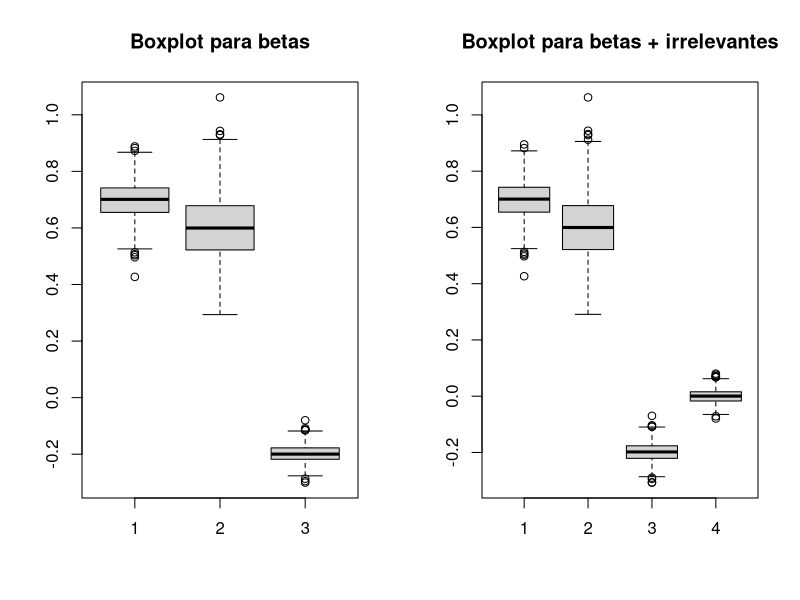
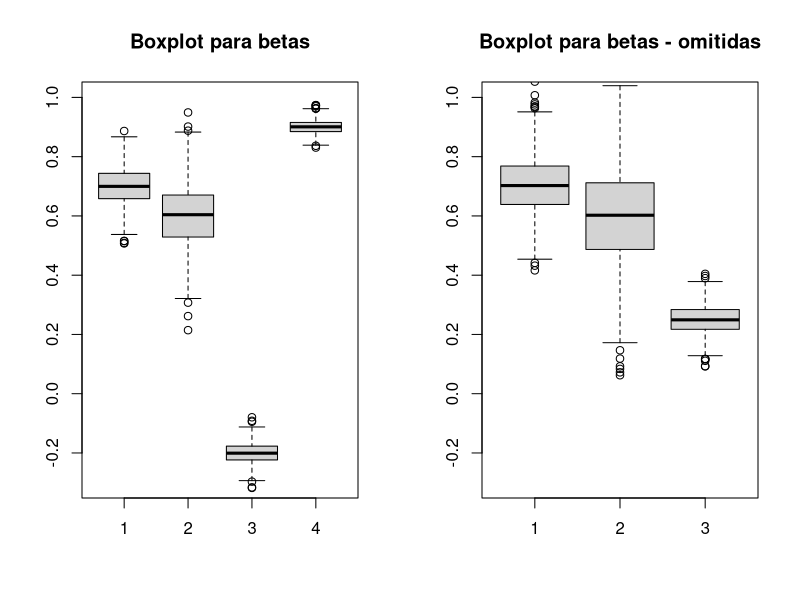
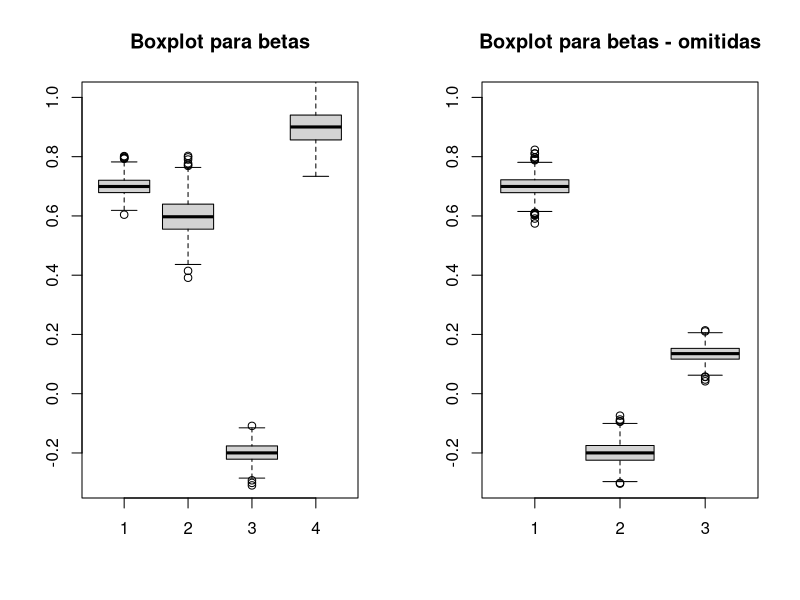
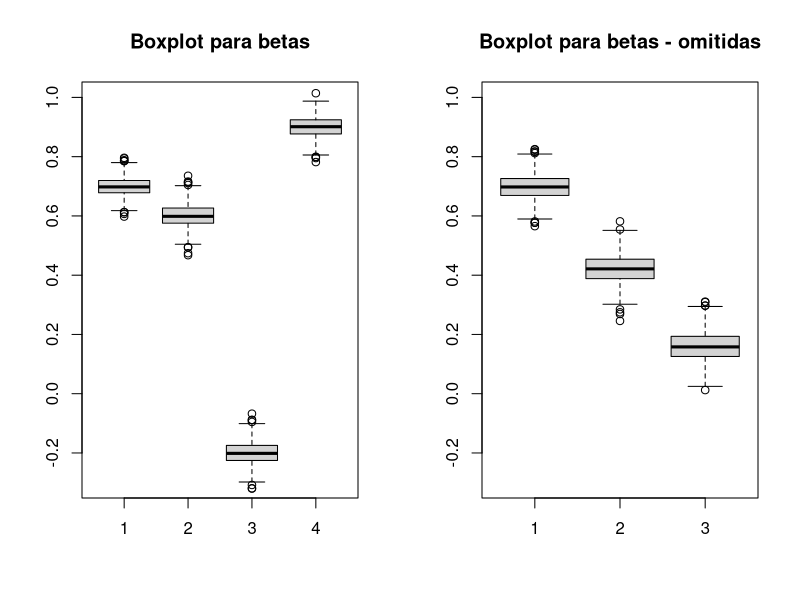
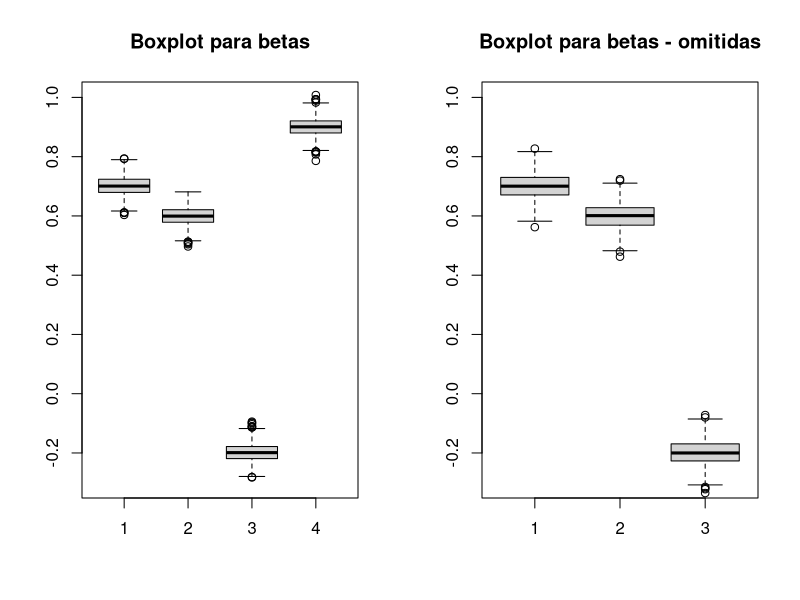
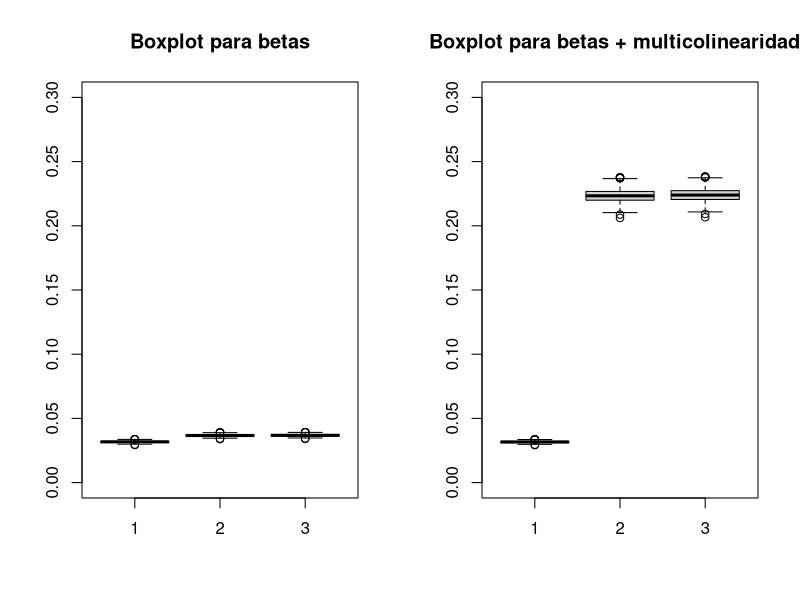

These figures' R source, in order:
## ---- chunk 1
#| echo: true
library(MASS)
n <- 1000
betas <- matrix(NA, ncol = 3, nrow = 1000)
betas_i <- matrix(NA, ncol = 4, nrow = 1000)
for (i in 1:1000) {
  u <- rnorm(n)
  x1 <- runif(n)
  x <- mvrnorm(n, mu = c(0,0), Sigma = matrix(c(1, 0.5, 0.5, 2), 2, 2))
  x2 <- x[,1]
  x3 <- x[,2]
  y <- 0.7 + 0.6*x1 - 0.2*x2 + u
  betas[i, ] <- coef(lm(y ~ x1 + x2))
  betas_i[i, ] <- coef(lm(y ~ x1 + x2 + x3))
}
par(mfrow = c(1, 2))
boxplot(betas)
title("Boxplot para betas")
boxplot(betas_i)
title("Boxplot para betas + irrelevantes")
## ---- chunk 2
#| echo: true
library(MASS)
n <- 1000
betas <- matrix(NA, ncol = 4, nrow = 1000)
betas_o <- matrix(NA, ncol = 3, nrow = 1000)
for (i in 1:1000) {
  u <- rnorm(n)
  x1 <- runif(n)
  x <- mvrnorm(n, mu = c(0,0), Sigma = matrix(c(1, 0.5, 0.5, 2), 2, 2))
  x2 <- x[,1]
  x3 <- x[,2]
  y <- 0.7 + 0.6*x1 - 0.2*x2 + 0.9*x3 + u
  betas[i, ] <- coef(lm(y ~ x1 + x2 + x3))
  betas_o[i, ] <- coef(lm(y ~ x1 + x2))
}
par(mfrow = c(1, 2))
boxplot(betas, ylim = c(-0.3, 1))
title("Boxplot para betas")
boxplot(betas_o, ylim = c(-0.3, 1))
title("Boxplot para betas - omitidas")
## ---- chunk 3
#| echo: true
library(MASS)
n <- 1000
betas <- matrix(NA, ncol = 4, nrow = 1000)
betas_o <- matrix(NA, ncol = 3, nrow = 1000)
for (i in 1:1000) {
  u <- rnorm(n)
  x <- mvrnorm(n, mu = c(0,0,0), Sigma = matrix(c(1, 0.5, -0.7, 0.5, 2, 0.3, -0.7, 0.3, 1), 3, 3))
  x1 <- x[,1]
  x2 <- x[,2]
  x3 <- x[,3]
  y <- 0.7 + 0.6*x1 - 0.2*x2 + 0.9*x3 + u
  betas[i, ] <- coef(lm(y ~ x1 + x2 + x3))
  betas_o[i, ] <- coef(lm(y ~ x1 + x2))
}
par(mfrow = c(1, 2))
boxplot(betas, ylim = c(-0.3, 1))
title("Boxplot para betas")
boxplot(betas_o, ylim = c(-0.3, 1))
title("Boxplot para betas - omitidas")
## ---- chunk 4
#| echo: true
library(MASS)
n <- 1000
betas <- matrix(NA, ncol = 4, nrow = 1000)
betas_o <- matrix(NA, ncol = 3, nrow = 1000)
for (i in 1:1000) {
  u <- rnorm(n)
  x <- mvrnorm(n, mu = c(0,0,0), Sigma = matrix(c(1, 0.5, 0, 0.5, 1, 0.3, 0, 0.3, 1), 3, 3))
  x1 <- x[,1]
  x2 <- x[,2]
  x3 <- x[,3]
  y <- 0.7 + 0.6*x1 - 0.2*x2 + 0.9*x3 + u
  betas[i, ] <- coef(lm(y ~ x1 + x2 + x3))
  betas_o[i, ] <- coef(lm(y ~ x1 + x2))
}
par(mfrow = c(1, 2))
boxplot(betas, ylim = c(-0.3, 1))
title("Boxplot para betas")
boxplot(betas_o, ylim = c(-0.3, 1))
title("Boxplot para betas - omitidas")
## ---- chunk 5
#| echo: true
library(MASS)
n <- 1000
betas <- matrix(NA, ncol = 4, nrow = 1000)
betas_o <- matrix(NA, ncol = 3, nrow = 1000)
for (i in 1:1000) {
  u <- rnorm(n)
  x <- mvrnorm(n, mu = c(0,0,0), Sigma = matrix(c(1, 0, 0, 0, 1, 0, 0, 0, 1), 3, 3))
  x1 <- x[,1]
  x2 <- x[,2]
  x3 <- x[,3]
  y <- 0.7 + 0.6*x1 - 0.2*x2 + 0.9*x3 + u
  betas[i, ] <- coef(lm(y ~ x1 + x2 + x3))
  betas_o[i, ] <- coef(lm(y ~ x1 + x2))
}
par(mfrow = c(1, 2))
boxplot(betas, ylim = c(-0.3, 1))
title("Boxplot para betas")
boxplot(betas_o, ylim = c(-0.3, 1))
title("Boxplot para betas - omitidas")
## ---- chunk 6
#| echo: true
library(MASS)
n <- 1000
vbetas <- matrix(NA, ncol = 3, nrow = 1000)
vbetas_m <- matrix(NA, ncol = 3, nrow = 1000)
x <- mvrnorm(n, mu = c(0,0), Sigma = matrix(c(1, 0.5, 0.5, 1), 2, 2))
x1 <- x[,1]
x2 <- x[,2]
z <- mvrnorm(n, mu = c(0,0), Sigma = matrix(c(1, 0.99, 0.99, 1), 2, 2))
z1 <- z[,1]
z2 <- z[,2]
for (i in 1:1000) {
  u <- rnorm(n)
  y1 <- 0.7 + 0.6*x1 + 0.5*x2 + u
  vbetas[i, ] <- summary(lm(y1 ~ x1 + x2))$coefficients[,2]
  y2 <- 0.7 + 0.6*z1 + 0.5*z2 + u
  vbetas_m[i, ] <- summary(lm(y2 ~ z1 + z2))$coefficients[,2]
}
par(mfrow = c(1, 2))
boxplot(vbetas, ylim = c(0.0, 0.3))
title("Boxplot para betas")
boxplot(vbetas_m, ylim = c(0.0, 0.3))
title("Boxplot para betas + multicolinearidade")
